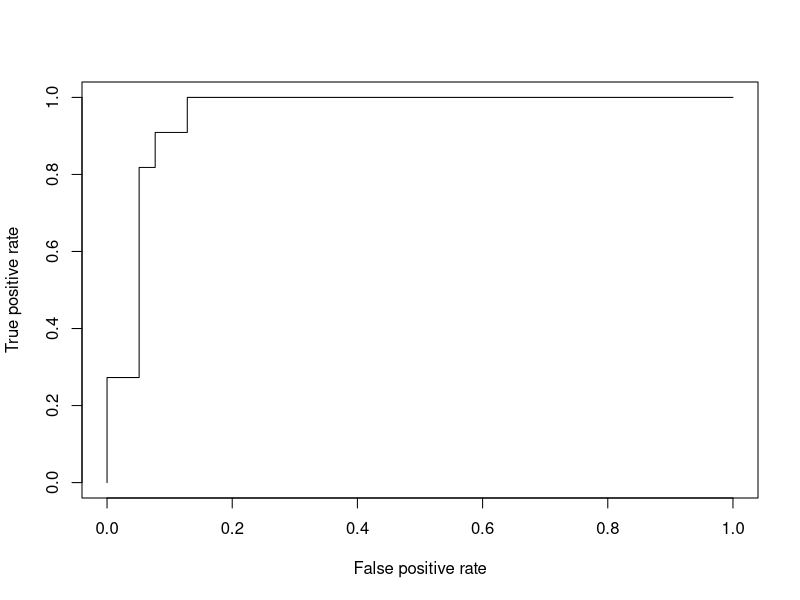
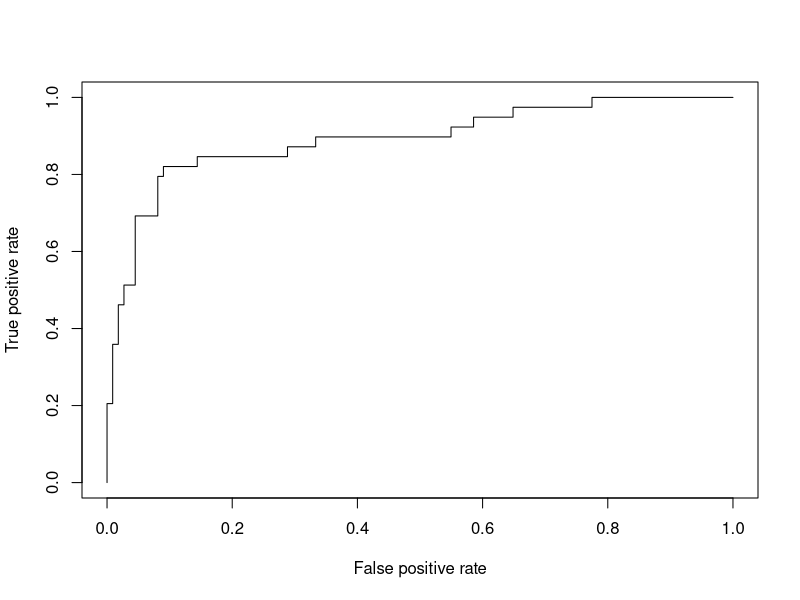

Source code (R) for these figures, in order:
## ---- chunk 1
# install.packages("ROCR")
library(ROCR)
rocplot=function(pred, truth,...){
  predob = prediction(pred, truth)
  perf=performance(predob, "tpr", "fpr") # fpr: false positive rate; tpr: true positive rate
  plot(perf, ...)
}
## ---- chunk 2
library(e1071)
set.seed(101)
x=matrix(rnorm(200*2), ncol=2)
x[1:100,]=x[1:100,]+2
x[101:150,]=x[101:150,]-2
y=c(rep(1,150), rep(2,50))
dat=data.frame(x=x,y=as.factor(y))
train=sample(200,50)

## ---- chunk 3
svmfit.opt=svm(y~., data=dat[train,], kernel="radial", gamma=2, cost=1, decision.values=T) #decision.values gives the fitted values of the observations
pred=predict(svmfit.opt, dat[train,], decision.values=T)
fitted=attributes(pred)$decision.values
## ---- chunk 4
rocplot(fitted, dat[train,"y"])
## ---- chunk 5
fitted.test=attributes(predict (svmfit.opt ,dat[-train ,], decision.values =T))$decision.values
rocplot(fitted.test, dat[-train, "y"])
